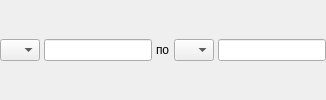
            <widget class="QFrame" name="frameAge">
             <property name="sizePolicy">
              <sizepolicy hsizetype="Preferred" vsizetype="Preferred">
               <horstretch>0</horstretch>
               <verstretch>0</verstretch>
              </sizepolicy>
             </property>
             <property name="frameShape">
              <enum>QFrame::NoFrame</enum>
             </property>
             <property name="frameShadow">
              <enum>QFrame::Raised</enum>
             </property>
             <layout class="QHBoxLayout" name="horizontalLayout_2" stretch="0,1,0,0,1">
              <property name="spacing">
               <number>4</number>
              </property>
              <property name="leftMargin">
               <number>0</number>
              </property>
              <property name="topMargin">
               <number>0</number>
              </property>
              <property name="rightMargin">
               <number>0</number>
              </property>
              <property name="bottomMargin">
               <number>0</number>
              </property>
              <item>
               <widget class="QComboBox" name="cmbBegAgeUnit">
                <property name="sizePolicy">
                 <sizepolicy hsizetype="Maximum" vsizetype="Fixed">
                  <horstretch>0</horstretch>
                  <verstretch>0</verstretch>
                 </sizepolicy>
                </property>
                <item>
                 <property name="text">
                  <string/>
                 </property>
                </item>
                <item>
                 <property name="text">
                  <string>Д</string>
                 </property>
                </item>
                <item>
                 <property name="text">
                  <string>Н</string>
                 </property>
                </item>
                <item>
                 <property name="text">
                  <string>М</string>
                 </property>
                </item>
                <item>
                 <property name="text">
                  <string>Г</string>
                 </property>
                </item>
               </widget>
              </item>
              <item>
               <widget class="QLineEdit" name="edtBegAgeCount">
                <property name="sizePolicy">
                 <sizepolicy hsizetype="Maximum" vsizetype="Fixed">
                  <horstretch>0</horstretch>
                  <verstretch>0</verstretch>
                 </sizepolicy>
                </property>
                <property name="inputMask">
                 <string>000</string>
                </property>
                <property name="maxLength">
                 <number>3</number>
                </property>
               </widget>
              </item>
              <item>
               <widget class="QLabel" name="lblAgeSep">
                <property name="text">
                 <string>по</string>
                </property>
                <property name="buddy">
                 <cstring>cmbEndAgeUnit</cstring>
                </property>
               </widget>
              </item>
              <item>
               <widget class="QComboBox" name="cmbEndAgeUnit">
                <property name="sizePolicy">
                 <sizepolicy hsizetype="Maximum" vsizetype="Fixed">
                  <horstretch>0</horstretch>
                  <verstretch>0</verstretch>
                 </sizepolicy>
                </property>
                <item>
                 <property name="text">
                  <string/>
                 </property>
                </item>
                <item>
                 <property name="text">
                  <string>Д</string>
                 </property>
                </item>
                <item>
                 <property name="text">
                  <string>Н</string>
                 </property>
                </item>
                <item>
                 <property name="text">
                  <string>М</string>
                 </property>
                </item>
                <item>
                 <property name="text">
                  <string>Г</string>
                 </property>
                </item>
               </widget>
              </item>
              <item>
               <widget class="QLineEdit" name="edtEndAgeCount">
                <property name="sizePolicy">
                 <sizepolicy hsizetype="Maximum" vsizetype="Fixed">
                  <horstretch>0</horstretch>
                  <verstretch>0</verstretch>
                 </sizepolicy>
                </property>
                <property name="inputMask">
                 <string>000</string>
                </property>
                <property name="maxLength">
                 <number>3</number>
                </property>
               </widget>
              </item>
             </layout>
            </widget>
